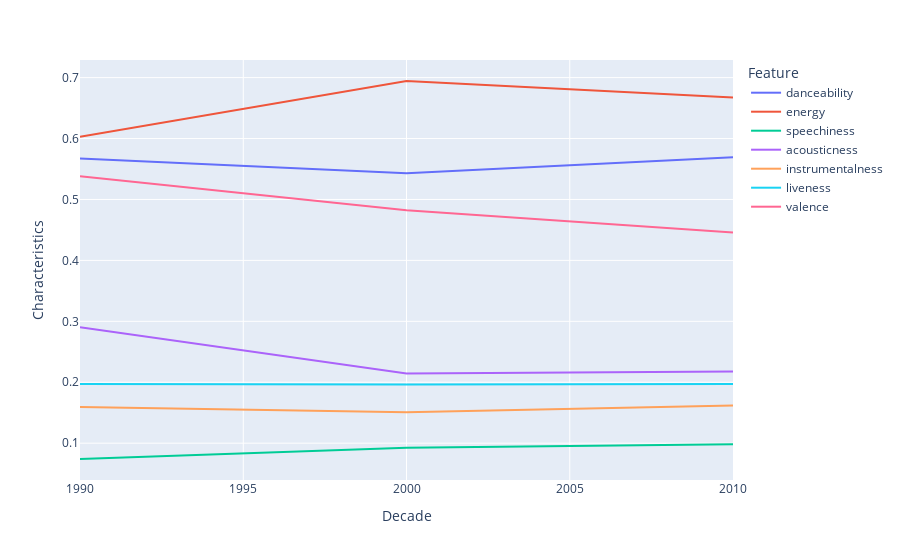

Notebook code cell kept with this figure:
### Markdown cell above
#### 3.5.1 Audio Characteristics with Line Chart

### Code cell
fig = px.line(featureAll, x="Decade", y="Characteristics", color='Feature')
fig.show()

### Figure 1 — Plotly figure (JSON) as saved in the notebook; plotly's stock layout.template omitted (floating-point values rounded to 4 significant figures)
{"data": [{"hovertemplate": "Feature=danceability<br>Decade=%{x}<br>Characteristics=%{y}<extra></extra>", "legendgroup": "danceability", "line": {"color": "#636efa", "dash": "solid"}, "marker": {"symbol": "circle"}, "mode": "lines", "name": "danceability", "orientation": "v", "showlegend": true, "type": "scatter", "x": [1990, 2000, 2010], "xaxis": "x", "y": [0.5672, 0.5428, 0.5693], "yaxis": "y"}, {"hovertemplate": "Feature=energy<br>Decade=%{x}<br>Characteristics=%{y}<extra></extra>", "legendgroup": "energy", "line": {"color": "#EF553B", "dash": "solid"}, "marker": {"symbol": "circle"}, "mode": "lines", "name": "energy", "orientation": "v", "showlegend": true, "type": "scatter", "x": [1990, 2000, 2010], "xaxis": "x", "y": [0.6028, 0.6945, 0.6672], "yaxis": "y"}, {"hovertemplate": "Feature=speechiness<br>Decade=%{x}<br>Characteristics=%{y}<extra></extra>", "legendgroup": "speechiness", "line": {"color": "#00cc96", "dash": "solid"}, "marker": {"symbol": "circle"}, "mode": "lines", "name": "speechiness", "orientation": "v", "showlegend": true, "type": "scatter", "x": [1990, 2000, 2010], "xaxis": "x", "y": [0.07403, 0.0924, 0.09833], "yaxis": "y"}, {"hovertemplate": "Feature=acousticness<br>Decade=%{x}<br>Characteristics=%{y}<extra></extra>", "legendgroup": "acousticness", "line": {"color": "#ab63fa", "dash": "solid"}, "marker": {"symbol": "circle"}, "mode": "lines", "name": "acousticness", "orientation": "v", "showlegend": true, "type": "scatter", "x": [1990, 2000, 2010], "xaxis": "x", "y": [0.2904, 0.2144, 0.2178], "yaxis": "y"}, {"hovertemplate": "Feature=instrumentalness<br>Decade=%{x}<br>Characteristics=%{y}<extra></extra>", "legendgroup": "instrumentalness", "line": {"color": "#FFA15A", "dash": "solid"}, "marker": {"symbol": "circle"}, "mode": "lines", "name": "instrumentalness", "orientation": "v", "showlegend": true, "type": "scatter", "x": [1990, 2000, 2010], "xaxis": "x", "y": [0.1596, 0.1508, 0.1616], "yaxis": "y"}, {"hovertemplate": "Feature=liveness<br>Decade=%{x}<br>Characteristics=%{y}<extra></extra>", "legendgroup": "liveness", "line": {"color": "#19d3f3", "dash": "solid"}, "marker": {"symbol": "circle"}, "mode": "lines", "name": "liveness", "orientation": "v", "showlegend": true, "type": "scatter", "x": [1990, 2000, 2010], "xaxis": "x", "y": [0.1972, 0.1962, 0.197], "yaxis": "y"}, {"hovertemplate": "Feature=valence<br>Decade=%{x}<br>Characteristics=%{y}<extra></extra>", "legendgroup": "valence", "line": {"color": "#FF6692", "dash": "solid"}, "marker": {"symbol": "circle"}, "mode": "lines", "name": "valence", "orientation": "v", "showlegend": true, "type": "scatter", "x": [1990, 2000, 2010], "xaxis": "x", "y": [0.5382, 0.4823, 0.4457], "yaxis": "y"}], "layout": {"legend": {"title": {"text": "Feature"}, "tracegroupgap": 0}, "margin": {"t": 60}, "xaxis": {"anchor": "y", "domain": [0, 1], "title": {"text": "Decade"}}, "yaxis": {"anchor": "x", "domain": [0, 1], "title": {"text": "Characteristics"}}}}
